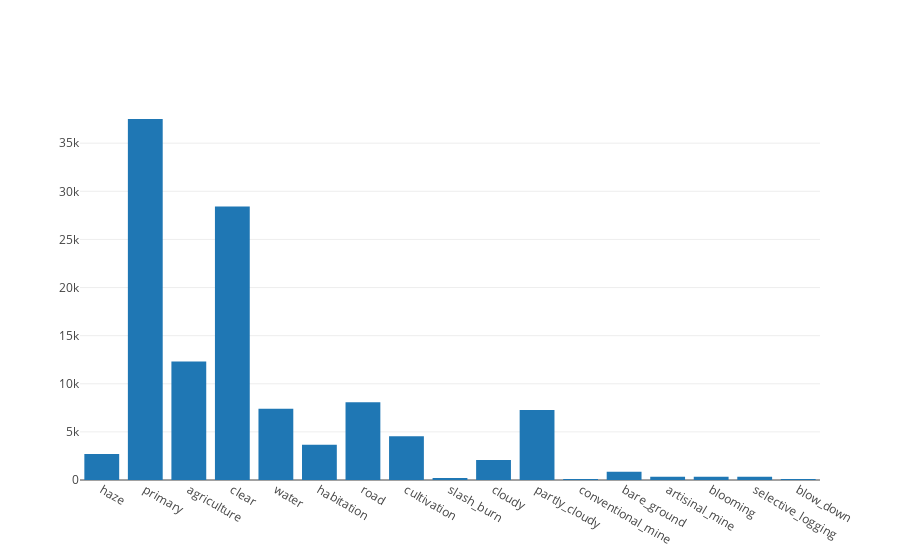

Notebook code cell kept with this figure:
### Markdown cell above
So it looks like we are not given much metadata, only the filenames and the corresponding tags. Let's parse these tags so that we can analyze them further.

### Code cell
labels = df_train['tags'].apply(lambda x: x.split(' '))
counts = defaultdict(int)
for l in labels:
    for l2 in l:
        counts[l2] += 1
data=[go.Bar(x=list(counts.keys()), y=list(counts.values()))]
layout=dict(height=800, width=800, title='Distribution of training labels')
fig=dict(data=data, layout=layout)
py.iplot(data, filename='train-label-dist')

### Figure 1 — Plotly figure (JSON) as saved in the notebook; plotly's stock layout.template omitted (floating-point values rounded to 4 significant figures)
{"data": [{"type": "bar", "x": ["haze", "primary", "agriculture", "clear", "water", "habitation", "road", "cultivation", "slash_burn", "cloudy", "partly_cloudy", "conventional_mine", "bare_ground", "artisinal_mine", "blooming", "selective_logging", "blow_down"], "y": [2697, 37513, 12315, 28431, 7411, 3660, 8071, 4547, 209, 2089, 7261, 100, 862, 339, 332, 340, 101]}], "layout": {}}
